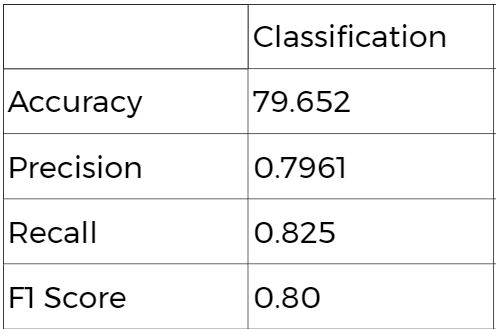
#> input picture Results/accuracy.JPG, 496 x 329 px, given in place of asegjust.jpg, which was not available
$ jupyter execute --allow-errors Copy_of_Untitled0.ipynb   (shell and % lines are left out)   (Python 2 division)   (text cells are left out)
#> lines starting #> are read from the running program, lines starting #| are printed output that depends on the picture; after the words box and inside, x2 and y2 are one past the last pixel; in counts of white or black regions, pixels touching at a corner belong together; pictures that were not available may be replaced by others from this repository, and a replacement may not be noted
[cell 1]
from google.colab import files

uploaded = files.upload()
#> the answer given: accuracy.JPG

for fn in uploaded.keys():
  print('User uploaded file "{name}" with length {length} bytes'.format(
      name=fn, length=len(uploaded[fn])))

[cell 2]
from PIL import Image
img =Image.open("/content/asegjust.jpg")
#> img is the input picture: PIL image 496x329 RGB; min 0, max 255, mean 241.7
imgCropped = img.crop(box=(100,100,100,100))
#> (the rest of this cell did not finish here and is left out)

[cell 3]
from google.colab import drive
drive.mount('/content/drive')

[cell 4]
import cv2
import numpy as np
from matplotlib import pyplot as plt
img = cv2.imread('hnewimg.png',0)
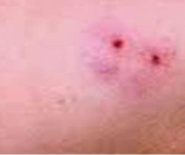
#> input picture Results/crop.PNG, 185 x 155 px, given in place of hnewimg.png, which was not available
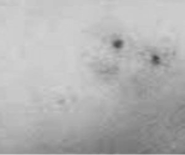
#> img: shape (155, 185); min 70, max 210, mean 179.2
img = cv2.medianBlur(img,5)
th = cv2.adaptiveThreshold(img,255,cv2.ADAPTIVE_THRESH_GAUSSIAN_C,\
            cv2.THRESH_BINARY,11,2)
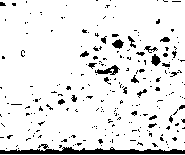
#> th: shape (155, 185); 91.2% white; 237 black regions (216 under 20 px), largest, box (x1, y1, x2, y2) and area: (0, 144, 185, 154) 820, (95, 65, 120, 75) 114, (151, 54, 161, 66) 72

plt.subplot(121),plt.imshow(th,'gray')
cv2.imwrite('hsegjust.jpg',th)


plt.savefig('hseg.png')
plt.show()

#> (a cell that did not finish here is left out)

[cell 6]
# OpenCV

[cell 7]
import numpy as np
import cv2
from matplotlib import pyplot as plt
import cv2 as cv

img = cv2.imread('/content/drive/MyDrive/89147fb0b1fde604834200349f5983cf-01.jpeg')
#> img is the input picture: shape (155, 185, 3); mean B, G, R 162.1, 155.9, 220.8

dst = cv2.fastNlMeansDenoisingColored(img,None,10,10,7,21)

plt.subplot(121),plt.imshow(img)
plt.subplot(122),plt.imshow(dst)
denoise = np.hstack((img,dst)) #step for stacking both together
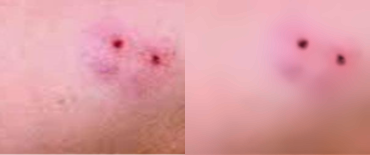
#> denoise: shape (155, 370, 3); mean B, G, R 161.8, 155.8, 220.8
cv2.imwrite('hdenoise.png',denoise) #sidebyside image is saved as denoise
cv2.imwrite('hnormal.png',img)
cv2.imwrite('hdenoisejust.png',dst)
#convert grayscale
gray_imgd = cv2.cvtColor(img, cv2.COLOR_BGR2GRAY)

#save to new file
cv2.imshow('hnewimg.png',gray_imgd)
cv2.imwrite('hnewimg.png', gray_imgd)


#so as to save the plotted figure(11,12,13,14 are jused instead of this but can use this for just saving)
#> (the rest of this cell did not finish here and is left out)

[cell 8]
import numpy as np
import cv2
from matplotlib import pyplot as plt

img = cv2.imread('crop.jpg')

#> (the rest of this cell did not finish here and is left out)

[cell 9]
from google.colab import drive
drive.mount('/content/drive')

[cell 10]
#import opencv
import cv2

#load image
image = cv2.imread('hdenoisejust.png')


#convert grayscale
gray_img = cv2.cvtColor(image, cv2.COLOR_BGR2GRAY)

#save to new file

cv2.imwrite('hnewimg.png', gray_img)

cv2.waitKey(0)
#destroy window
cv2.destroyAllWindows()

[cell 11]
#import opencv
import cv2

#load image
image = cv2.imread('snake.jpg')
#show image
cv2.imshow("orginal",image)
cv2.waitKey()

#convert grayscale
#> (the rest of this cell did not finish here and is left out)

#> (a cell that did not finish here is left out)

[cell 13]
from PIL import Image
import numpy as np
import os, os.path, time
format='.jpg'
myDir = "/content/drive/MyDrive/segjust"
def createFileList(myDir, format='.jpg'):
#> called with myDir = '/content/drive/MyDrive/segjust', format = '.jpg'
    fileList = []
    print(myDir)
    for root, dirs, files in os.walk(myDir, topdown=False):
            for name in files:
               if name.endswith(format):
                  fullName = os.path.join(root, name)
                  fileList.append(fullName)
                  return fileList

fileList = createFileList(myDir)
fileFormat='.jpg'
#> (the rest of this cell did not finish here and is left out)
